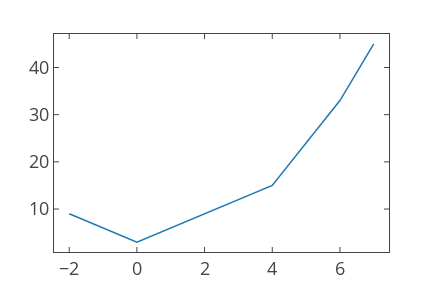

Notebook source saved alongside this figure:
### Markdown cell above
### Method 2

### Code cell
import plotly.offline as py
from plotly.offline import init_notebook_mode, iplot
import plotly.tools as tls
import matplotlib.pylab as plt
from matplotlib.backends.backend_agg import FigureCanvasAgg as FigureCanvas


init_notebook_mode(connected=True)
fig = plt.Figure()
ax = fig.gca()
x = [-2,0,4,6,7]
y = [q**2-q+3 for q in x]
ax.plot(x,y)
canvas = FigureCanvas(fig)
plotly_fig = tls.mpl_to_plotly(fig)
py.iplot(plotly_fig)

### Figure 1 — Plotly figure (JSON) as saved in the notebook; plotly's stock layout.template omitted (floating-point values rounded to 4 significant figures)
{"data": [{"line": {"color": "rgba (31, 119, 180, 1)", "dash": "solid", "width": 1.5}, "mode": "lines", "name": "_line0", "type": "scatter", "uid": "cb249dd1-2c81-4207-afb3-8f0010b8725e", "x": [-2, 0, 4, 6, 7], "xaxis": "x", "y": [9, 3, 15, 33, 45], "yaxis": "y"}], "layout": {"autosize": false, "height": 288, "hovermode": "closest", "margin": {"b": 36, "l": 54, "pad": 0, "r": 43, "t": 34}, "showlegend": false, "width": 432, "xaxis": {"anchor": "y", "domain": [0, 1], "mirror": "ticks", "nticks": 7, "range": [-2.45, 7.45], "showgrid": false, "showline": true, "side": "bottom", "tickfont": {"size": 18}, "ticks": "inside", "type": "linear", "zeroline": false}, "yaxis": {"anchor": "x", "domain": [0, 1], "mirror": "ticks", "nticks": 6, "range": [0.9, 47.1], "showgrid": false, "showline": true, "side": "left", "tickfont": {"size": 18}, "ticks": "inside", "type": "linear", "zeroline": false}}}
